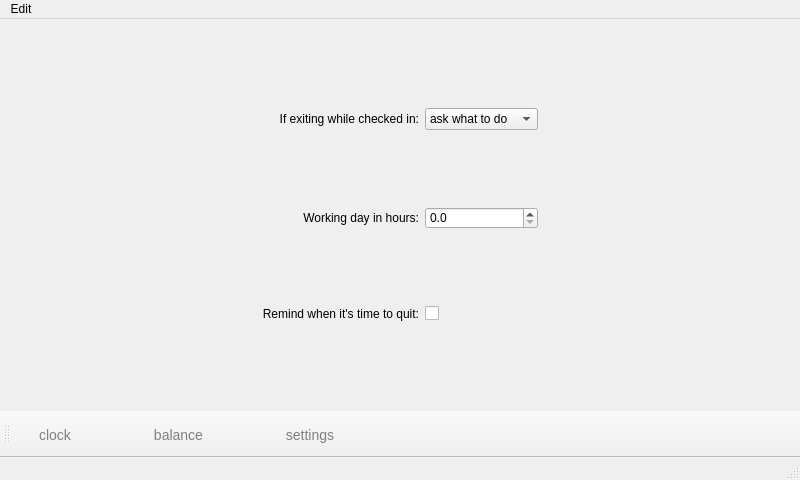
<?xml version="1.0" encoding="UTF-8"?>
<ui version="4.0">
 <class>Timecard</class>
 <widget class="QMainWindow" name="Timecard">
  <property name="geometry">
   <rect>
    <x>0</x>
    <y>0</y>
    <width>800</width>
    <height>480</height>
   </rect>
  </property>
  <property name="sizePolicy">
   <sizepolicy hsizetype="Fixed" vsizetype="Fixed">
    <horstretch>0</horstretch>
    <verstretch>0</verstretch>
   </sizepolicy>
  </property>
  <property name="windowTitle">
   <string>Flexo</string>
  </property>
  <property name="styleSheet">
   <string notr="true">QToolBar {
	background-image: url(:/images/toolbar-bg.png)
}

QToolButton {

	margin-left: 10 px;
	margin-right: 40 px;
	padding-left: 10 px;
	padding-right: 10 px;
	padding-top: 10 px;
	padding-bottom: 10 px;
	font: 14px;
	color: gray;
   	border-width: 1px;
  border-radius: 7px;
}

QToolButton:pressed, QToolButton:checked {
	color: white;
    background-color: qlineargradient(spread:pad, x1:0, y1:0, x2:0, y2:1, stop:1 rgba(0, 175, 255, 255), stop:0 rgba(121, 249, 255, 255));
} 
</string>
  </property>
  <widget class="QWidget" name="centralwidget">
   <layout class="QHBoxLayout" name="horizontalLayout_2">
    <item>
     <widget class="QStackedWidget" name="mainView">
      <property name="currentIndex">
       <number>2</number>
      </property>
      <widget class="QWidget" name="clockPage">
       <layout class="QVBoxLayout" name="verticalLayout">
        <item>
         <widget class="QLabel" name="elapsedTimeText">
          <property name="font">
           <font>
            <family>Bitstream Charter</family>
            <pointsize>72</pointsize>
           </font>
          </property>
          <property name="styleSheet">
           <string notr="true"/>
          </property>
          <property name="text">
           <string>00:12</string>
          </property>
          <property name="alignment">
           <set>Qt::AlignCenter</set>
          </property>
         </widget>
        </item>
        <item>
         <widget class="QLabel" name="checkInText">
          <property name="font">
           <font>
            <pointsize>15</pointsize>
           </font>
          </property>
          <property name="text">
           <string>Checked in at 12:55</string>
          </property>
          <property name="alignment">
           <set>Qt::AlignCenter</set>
          </property>
         </widget>
        </item>
        <item>
         <spacer name="verticalSpacer_3">
          <property name="orientation">
           <enum>Qt::Vertical</enum>
          </property>
          <property name="sizeHint" stdset="0">
           <size>
            <width>20</width>
            <height>18</height>
           </size>
          </property>
         </spacer>
        </item>
        <item>
         <layout class="QHBoxLayout" name="horizontalLayout">
          <item>
           <spacer name="horizontalSpacer_3">
            <property name="orientation">
             <enum>Qt::Horizontal</enum>
            </property>
            <property name="sizeHint" stdset="0">
             <size>
              <width>40</width>
              <height>20</height>
             </size>
            </property>
           </spacer>
          </item>
          <item>
           <widget class="QPushButton" name="checkInButton">
            <property name="sizePolicy">
             <sizepolicy hsizetype="Fixed" vsizetype="Fixed">
              <horstretch>0</horstretch>
              <verstretch>0</verstretch>
             </sizepolicy>
            </property>
            <property name="styleSheet">
             <string notr="true">QPushButton {

min-width: 200px;
min-height: 86px;
border-image: url(:/images/checkin-button.png);
}

QPushButton:checked {
border-image: url(:/images/checkout-button.png);
}

QPushButton:pressed {
    border-style: inset;
}
</string>
            </property>
            <property name="text">
             <string/>
            </property>
            <property name="checkable">
             <bool>true</bool>
            </property>
            <property name="checked">
             <bool>false</bool>
            </property>
            <property name="autoDefault">
             <bool>false</bool>
            </property>
            <property name="default">
             <bool>false</bool>
            </property>
            <property name="flat">
             <bool>false</bool>
            </property>
           </widget>
          </item>
          <item>
           <spacer name="horizontalSpacer_4">
            <property name="orientation">
             <enum>Qt::Horizontal</enum>
            </property>
            <property name="sizeHint" stdset="0">
             <size>
              <width>40</width>
              <height>20</height>
             </size>
            </property>
           </spacer>
          </item>
         </layout>
        </item>
        <item>
         <spacer name="verticalSpacer_2">
          <property name="orientation">
           <enum>Qt::Vertical</enum>
          </property>
          <property name="sizeHint" stdset="0">
           <size>
            <width>20</width>
            <height>19</height>
           </size>
          </property>
         </spacer>
        </item>
       </layout>
      </widget>
      <widget class="QWidget" name="balancePage">
       <layout class="QGridLayout" name="gridLayout_2">
        <item row="0" column="0">
         <widget class="QDoubleSpinBox" name="balanceEdit">
          <property name="sizePolicy">
           <sizepolicy hsizetype="Fixed" vsizetype="Fixed">
            <horstretch>0</horstretch>
            <verstretch>0</verstretch>
           </sizepolicy>
          </property>
          <property name="font">
           <font>
            <pointsize>36</pointsize>
           </font>
          </property>
          <property name="styleSheet">
           <string notr="true"/>
          </property>
          <property name="alignment">
           <set>Qt::AlignCenter</set>
          </property>
          <property name="buttonSymbols">
           <enum>QAbstractSpinBox::UpDownArrows</enum>
          </property>
          <property name="decimals">
           <number>1</number>
          </property>
          <property name="singleStep">
           <double>1.000000000000000</double>
          </property>
         </widget>
        </item>
        <item row="1" column="0">
         <widget class="QComboBox" name="balanceUnitSelector">
          <item>
           <property name="text">
            <string>Hours</string>
           </property>
          </item>
          <item>
           <property name="text">
            <string>Days</string>
           </property>
          </item>
         </widget>
        </item>
       </layout>
      </widget>
      <widget class="QWidget" name="settingsPage">
       <layout class="QGridLayout" name="gridLayout_3">
        <item row="0" column="1">
         <widget class="QLabel" name="label_2">
          <property name="text">
           <string>If exiting while checked in:</string>
          </property>
          <property name="alignment">
           <set>Qt::AlignRight|Qt::AlignTrailing|Qt::AlignVCenter</set>
          </property>
         </widget>
        </item>
        <item row="0" column="2">
         <widget class="QComboBox" name="exitOptionComboBox">
          <property name="sizePolicy">
           <sizepolicy hsizetype="Minimum" vsizetype="Fixed">
            <horstretch>0</horstretch>
            <verstretch>0</verstretch>
           </sizepolicy>
          </property>
          <item>
           <property name="text">
            <string>ask what to do</string>
           </property>
          </item>
          <item>
           <property name="text">
            <string>check out</string>
           </property>
          </item>
          <item>
           <property name="text">
            <string>stay checked in</string>
           </property>
          </item>
         </widget>
        </item>
        <item row="1" column="1">
         <widget class="QLabel" name="label">
          <property name="text">
           <string>Working day in hours:</string>
          </property>
          <property name="alignment">
           <set>Qt::AlignRight|Qt::AlignTrailing|Qt::AlignVCenter</set>
          </property>
         </widget>
        </item>
        <item row="1" column="2">
         <widget class="QDoubleSpinBox" name="workdaySpinBox">
          <property name="decimals">
           <number>1</number>
          </property>
         </widget>
        </item>
        <item row="1" column="0">
         <spacer name="horizontalSpacer">
          <property name="orientation">
           <enum>Qt::Horizontal</enum>
          </property>
          <property name="sizeHint" stdset="0">
           <size>
            <width>40</width>
            <height>20</height>
           </size>
          </property>
         </spacer>
        </item>
        <item row="1" column="3">
         <spacer name="horizontalSpacer_2">
          <property name="orientation">
           <enum>Qt::Horizontal</enum>
          </property>
          <property name="sizeHint" stdset="0">
           <size>
            <width>40</width>
            <height>20</height>
           </size>
          </property>
         </spacer>
        </item>
        <item row="2" column="2">
         <widget class="QCheckBox" name="alarmCheckBox">
          <property name="text">
           <string/>
          </property>
         </widget>
        </item>
        <item row="2" column="1">
         <widget class="QLabel" name="label_3">
          <property name="text">
           <string>Remind when it's time to quit:</string>
          </property>
          <property name="alignment">
           <set>Qt::AlignRight|Qt::AlignTrailing|Qt::AlignVCenter</set>
          </property>
         </widget>
        </item>
       </layout>
      </widget>
     </widget>
    </item>
   </layout>
  </widget>
  <widget class="QStatusBar" name="statusbar"/>
  <widget class="QMenuBar" name="menuBar">
   <property name="geometry">
    <rect>
     <x>0</x>
     <y>0</y>
     <width>800</width>
     <height>22</height>
    </rect>
   </property>
   <widget class="QMenu" name="menuEdit">
    <property name="title">
     <string>Edit</string>
    </property>
    <addaction name="actionReset"/>
   </widget>
   <addaction name="menuEdit"/>
  </widget>
  <widget class="QToolBar" name="toolBar">
   <property name="windowTitle">
    <string>toolBar</string>
   </property>
   <property name="movable">
    <bool>true</bool>
   </property>
   <property name="iconSize">
    <size>
     <width>48</width>
     <height>48</height>
    </size>
   </property>
   <property name="toolButtonStyle">
    <enum>Qt::ToolButtonIconOnly</enum>
   </property>
   <property name="floatable">
    <bool>false</bool>
   </property>
   <attribute name="toolBarArea">
    <enum>BottomToolBarArea</enum>
   </attribute>
   <attribute name="toolBarBreak">
    <bool>false</bool>
   </attribute>
   <addaction name="actionClock"/>
   <addaction name="actionBalance"/>
   <addaction name="actionSettings"/>
  </widget>
  <action name="actionReset">
   <property name="text">
    <string>&amp;Clear all</string>
   </property>
   <property name="shortcut">
    <string>Ctrl+C</string>
   </property>
  </action>
  <action name="actionClock">
   <property name="checkable">
    <bool>true</bool>
   </property>
   <property name="icon">
    <iconset resource="resources.qrc">
     <normaloff>:/images/clock-off.png</normaloff>
     <normalon>:/images/clock.png</normalon>
     <activeoff>:/images/clock.png</activeoff>:/images/clock-off.png</iconset>
   </property>
   <property name="text">
    <string>clock</string>
   </property>
  </action>
  <action name="actionSettings">
   <property name="checkable">
    <bool>true</bool>
   </property>
   <property name="icon">
    <iconset resource="resources.qrc">
     <normaloff>:/images/gear-off.png</normaloff>
     <normalon>:/images/gear.png</normalon>
     <activeoff>:/images/gear.png</activeoff>:/images/gear-off.png</iconset>
   </property>
   <property name="text">
    <string>settings</string>
   </property>
  </action>
  <action name="actionBalance">
   <property name="checkable">
    <bool>true</bool>
   </property>
   <property name="icon">
    <iconset resource="resources.qrc">
     <normaloff>:/images/scale-off.png</normaloff>
     <normalon>:/images/scale.png</normalon>
     <activeoff>:/images/scale.png</activeoff>:/images/scale-off.png</iconset>
   </property>
   <property name="text">
    <string>balance</string>
   </property>
  </action>
 </widget>
 <resources>
  <include location="resources.qrc"/>
 </resources>
 <connections/>
</ui>
